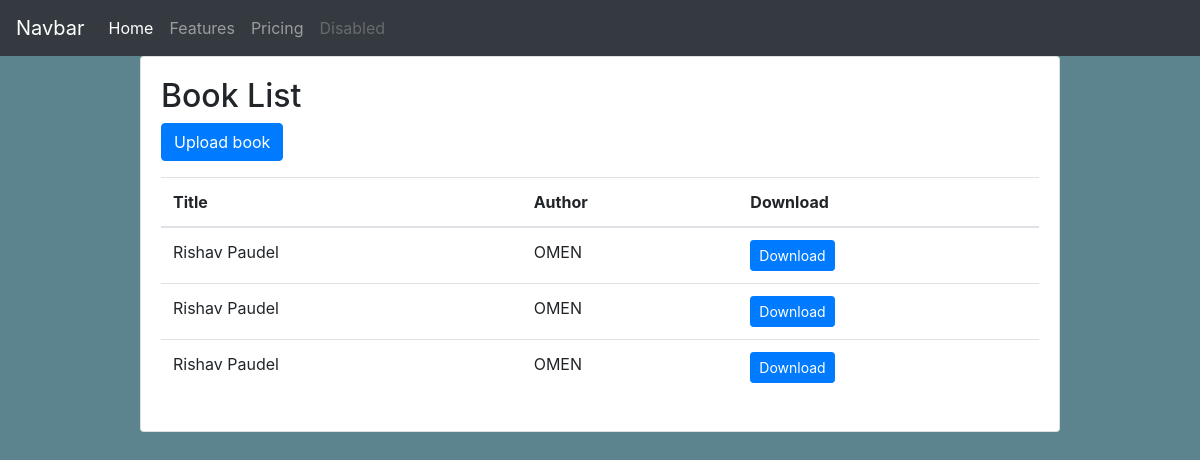
The page /booklist/ on the database as committed earlier.
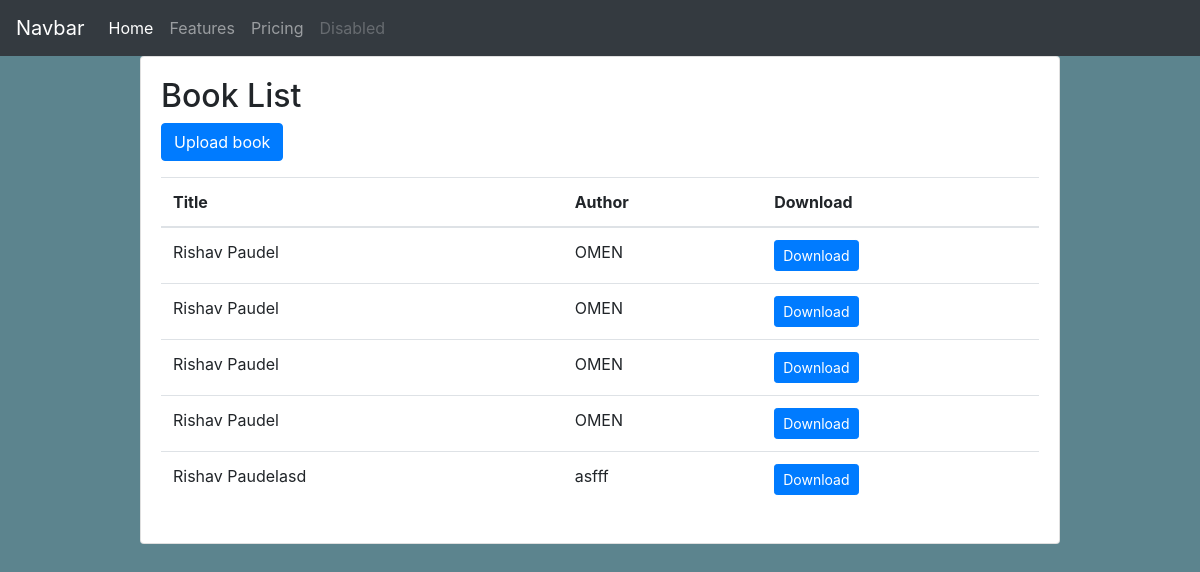
The same page on the database as committed later.
### core/models.py (models this page shows, shortened)
class Book(models.Model):
    id=models.IntegerField(primary_key=True)
    title=models.CharField(max_length=100)
    author=models.CharField(max_length=100)
    pdf=models.FileField(upload_to='books/pdfs/')
    cover=models.ImageField(upload_to='books/covers/',null=True,blank=True)

### core/views.py (the view)
# urls.py: path('booklist/',views.book_list,name='booklist' ),
def book_list(request):
    books=Book.objects.all()
    return render(request,'book_list.html',{
        'books':books
    })

### fileupload/templates/book_list.html (shortened to what this page needs)
{% extends 'base.html' %}
{% block content %}
  <h2>Book List</h2>
<p>
  <a href="{% url 'uploadbook' %}" class="btn btn-primary">Upload book</a>
</p>
<table class="table">
  <thead>
  <tr>
    <th>Title</th>
    <th>Author</th>
    <th>Download</th>
  </tr>
  </thead>
  <tbody>
  {% for book in books %}
  <tr>
    <td>{{book.title}}
    </td>
    <td>{{book.author}}</td>
    <td>
      <a href="{{book.pdf.url}}" class="btn btn-primary btn-sm" target="_blank">
        Download
      </a></td>
  </tr>
  {% endfor %}
  </tbody>
</table>
{% endblock %}

### fileupload/templates/base.html (shortened to what this page needs)
<!doctype html>
{% load static %}
<html lang="en">
<head>
  <link rel="stylesheet" href="https://stackpath.bootstrapcdn.com/bootstrap/4.1.3/css/bootstrap.min.css">
  <link rel="stylesheet" type="text/css" href="{% static 'css/app.css' %}">
</head>
<body>
  <nav class="navbar navbar-expand-lg navbar-dark bg-dark">
  <a class="navbar-brand" href="#">Navbar</a>
  <div class="collapse navbar-collapse" id="navbarNav">
    <ul class="navbar-nav">
      <li class="nav-item active">
        <a class="nav-link" href="#">Home <span class="sr-only">(current)</span></a>
      </li>
      <li class="nav-item">
        <a class="nav-link" href="#">Features</a>
      </li>
      <li class="nav-item">
        <a class="nav-link" href="#">Pricing</a>
      </li>
      <li class="nav-item">
        <a class="nav-link disabled" href="#">Disabled</a>
      </li>
    </ul>
  </div>
</nav>
  <div class="container">
    <div class="row justify-content-center">
      <div class="col-lg-10 col-md-12">
        <div class="card mb-4">
          <div class="card-body">
            {% block content %}
            {% endblock %}
          </div>
        </div>
      </div>
    </div>
  </div>
</body>
</html>

### fileupload/static/css/app.css (style rules this page uses)
body { background-color: #5c848e; }

Rows that differ between the two databases and show on the page:
added Book: title "Rishav Paudel", author "OMEN"
added Book: title "Rishav Paudelasd", author "asfff"
